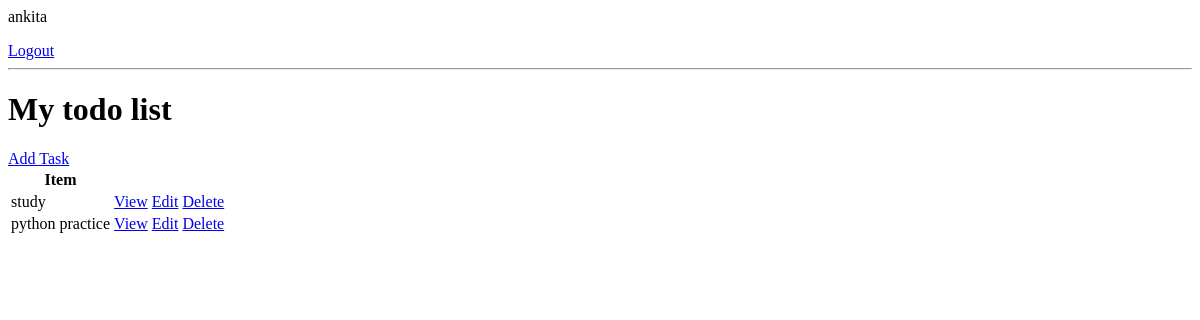
Before: / (signed in) with the older database file.
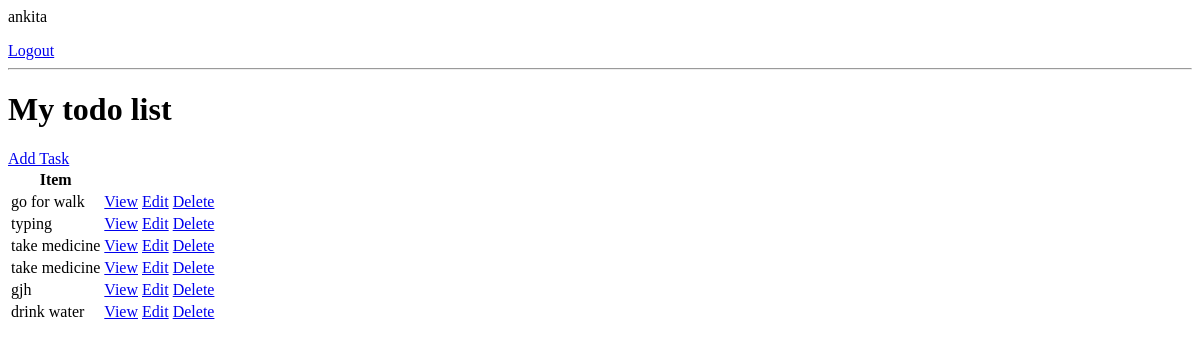
After: the same page with the newer database file.
### todo_app/models.py (models this page shows, shortened)
class Task(models.Model):
    user=models.ForeignKey(
        User,on_delete=models.CASCADE,null=True,blank=True
    )
    title=models.CharField(max_length=100)
    description=models.TextField(null=True,blank=True)
    complete=models.BooleanField(default=False)
    created=models.DateTimeField(auto_now_add=True)
    class Meta:
        ordering=["complete"]

### todo_app/views.py (the view)
# urls.py: path("",views.TaskList.as_view(),name="task"),
class TaskList(LoginRequiredMixin,ListView):
    model=Task
    template_name="todo_app/task_list.html"
    context_object_name="tasks"
    def get_context_data(self, **kwargs): # only user who have added task only one can see their tasks
        context= super().get_context_data(**kwargs)
        context['tasks']=context["tasks"].filter(user=self.request.user)
        context['count']=context['tasks'].filter(complete=False).count()
        return context

### todo_app/templates/todo_app/task_list.html
{% if request.user.is_authenticated %}
    <p>{{ request.user }}</p>
    <a href="{% url 'logout' %}"> Logout </a>
{% else %}
    <a href="{% url 'login' %}">Login</a>
{% endif %}
<hr>
<h1>My todo list</h1>
<a href="{% url 'create' %}"> Add Task </a>
<table>
    <tr>
        <th>Item</th>
        <th></th>
    </tr>
    {% for task in tasks %}
    <tr>
        <td>{{ task.title }}</td>
        <td> <a href="{% url 'detail' task.pk %}"> View </a></td>
        <td> <a href="{% url 'update' task.pk %}"> Edit</a></td>
        <td> <a href="{% url 'delete' task.pk %}"> Delete</a></td>
    </tr>
    {% endfor %}
</table>

Changed rows visible on the page:
removed Task: title "study"
removed Task: title "python practice"
added Task: title "go for walk"
added Task: title "typing"
added Task: title "take medicine"
added Task: title "take medicine"
added Task: title "gjh"
added Task: title "drink water"
